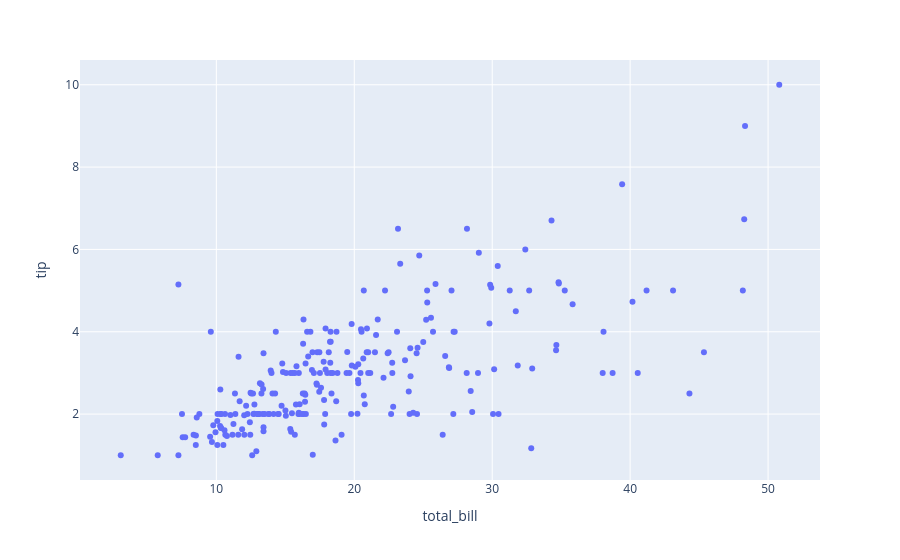

The notebook cell this image was saved under:
### Markdown cell above
### Numerical vs Numerical

### Code cell
px.scatter(df, x= 'total_bill', y= 'tip')

### Figure 1 — Plotly figure (JSON) as saved in the notebook; plotly's stock layout.template omitted (floating-point values rounded to 4 significant figures; data arrays with more than 128 entries replaced by an {"elided": "..."} marker saying what was removed)
{"data": [{"hovertemplate": "total_bill=%{x}<br>tip=%{y}<extra></extra>", "legendgroup": "", "marker": {"color": "#636efa", "symbol": "circle"}, "mode": "markers", "name": "", "orientation": "v", "showlegend": false, "type": "scatter", "x": {"elided": "244 float values"}, "xaxis": "x", "y": {"elided": "244 float values"}, "yaxis": "y"}], "layout": {"legend": {"tracegroupgap": 0}, "margin": {"t": 60}, "xaxis": {"anchor": "y", "domain": [0, 1], "title": {"text": "total_bill"}}, "yaxis": {"anchor": "x", "domain": [0, 1], "title": {"text": "tip"}}}}
